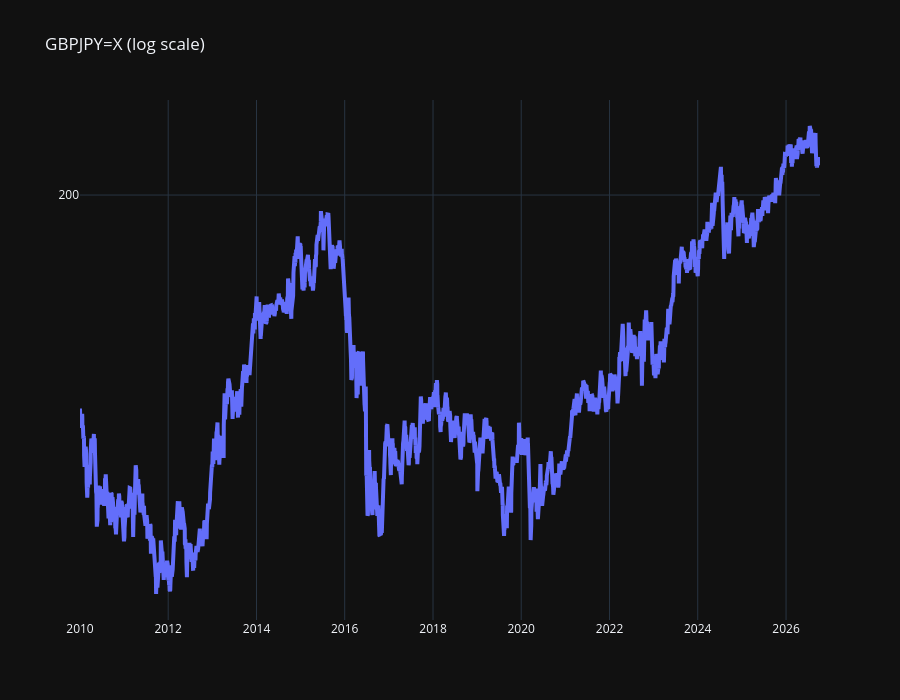

The cell this chart's notebook holds for it:
### Code cell
y = np.log(close)                     # we always filter the log price
ret = y.diff().fillna(0)              # log returns (for the filters)
ret_simple = close.pct_change().fillna(0)   # simple returns (for the P&L)

print(f"{TICKER}: {len(y)} daily bars, {y.index[0].date()} -> {y.index[-1].date()}")
plot_lines({TICKER: close}, f"{TICKER} (log scale)", logy=True)

### Figure 1 — Plotly figure (JSON) as saved in the notebook; plotly's stock layout.template omitted (floating-point values rounded to 4 significant figures; data arrays with more than 128 entries replaced by an {"elided": "..."} marker saying what was removed)
{"data": [{"line": {"width": 4}, "name": "GBPJPY=X", "type": "scatter", "x": {"elided": "4367 str values"}, "y": {"elided": "4367 float values"}}], "layout": {"height": 700, "hovermode": "x unified", "title": {"text": "GBPJPY=X (log scale)"}, "xaxis": {"title": {}}, "yaxis": {"ticktext": ["100", "200"], "tickvals": [100, 200], "title": {}, "type": "log"}}}
